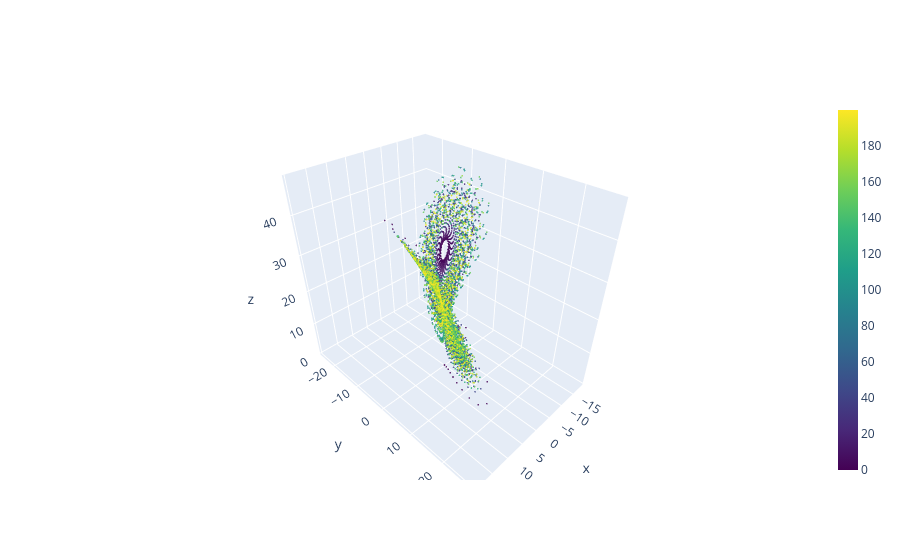

Notebook code for this chart:
### Markdown cell above
##### Interactive option to visualize the data

### Code cell
import plotly.graph_objects as go
import numpy as np

stride = 30
fig = go.Figure(data=[go.Scatter3d(x=X[::stride], y=Y[::stride], z=Z[::stride],
                                   mode='markers',marker=dict(
        size=1,
        color=t[::stride],
        colorscale='Viridis',
        opacity=0.8,colorbar=dict(thickness=20)
    ))])
fig.show()

### Figure 1 — Plotly figure (JSON) as saved in the notebook; plotly's stock layout.template omitted (floating-point values rounded to 4 significant figures; data arrays with more than 128 entries replaced by an {"elided": "..."} marker saying what was removed)
{"data": [{"marker": {"color": {"elided": "6667 float values"}, "colorbar": {"thickness": 20}, "colorscale": [[0, "#440154"], [0.1111, "#482878"], [0.2222, "#3e4989"], [0.3333, "#31688e"], [0.4444, "#26828e"], [0.5556, "#1f9e89"], [0.6667, "#35b779"], [0.7778, "#6ece58"], [0.8889, "#b5de2b"], [1, "#fde725"]], "opacity": 0.8, "size": 1}, "mode": "markers", "type": "scatter3d", "x": {"elided": "6667 float values"}, "y": {"elided": "6667 float values"}, "z": {"elided": "6667 float values"}}], "layout": {}}
